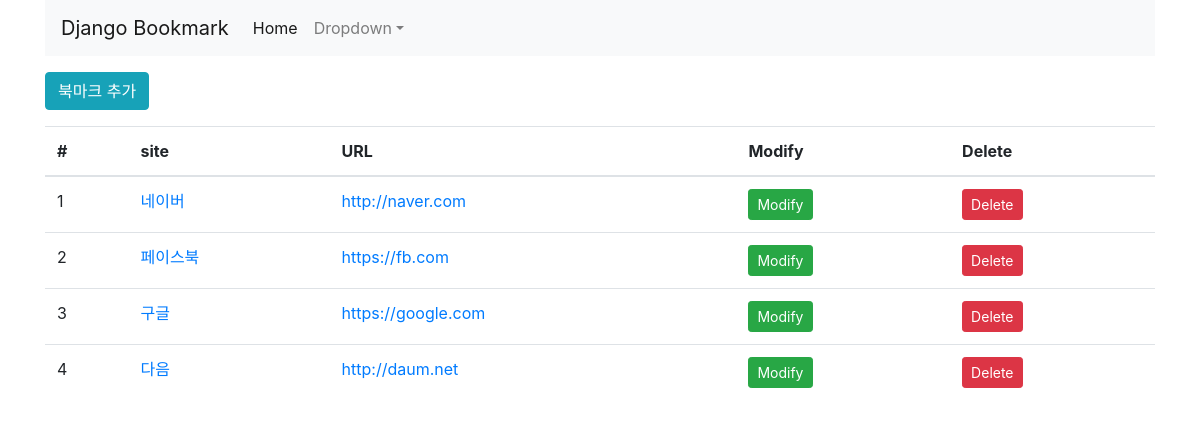
The page /bookmark on the database as committed earlier.
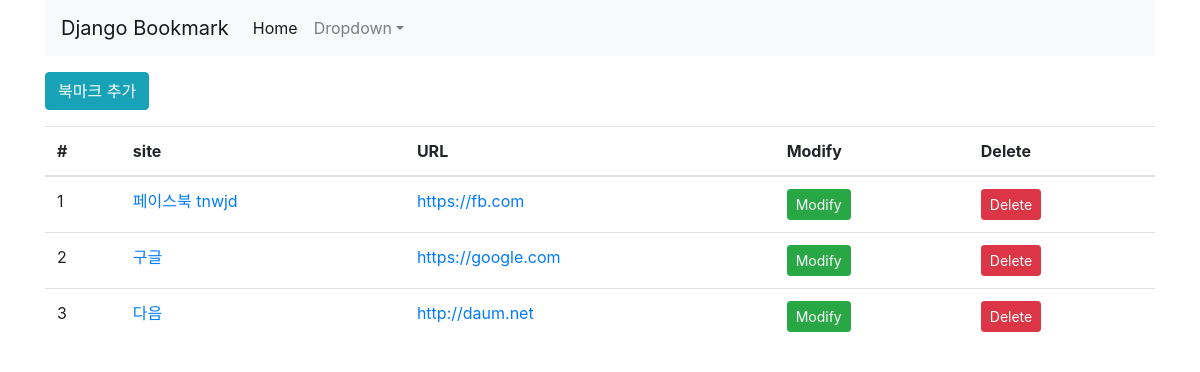
The same page on the database as committed later.
### bookmark/models.py (models this page shows, shortened)
class Bookmark(models.Model):
    site_name = models.CharField(max_length=200)
    url = models.URLField("Site URL")

### bookmark/views.py (the view)
# urls.py: path('', BookmarkList.as_view(), name='list'),
class BookmarkList(generic.ListView):
    model = Bookmark
    template_name = 'bookmark/index.html'
    paginate_by = 6

### bookmark/templates/bookmark/index.html (shortened to what this page needs)
{% extends 'base.html' %}
{% block content %}
    <div class="btn-group">
        <a href="{% url 'bookmark:add' %}" class="btn btn-info">북마크 추가</a>
    </div>
    <table class="table">
        <thead>
        <tr>
            <th scope="col">#</th>
            <th scope="col">site</th>
            <th scope="col">URL</th>
            <th scope="col">Modify</th>
            <th scope="col">Delete</th>
        </tr>
        </thead>
        <tbody>
        {% for bookmark in bookmark_list %}
            <tr>
                <td>{{ forloop.counter }}</td>
                <td><a href="{% url 'bookmark:detail' bookmark.id %}">{{ bookmark.site_name }}</a></td>
                <td><a href="{{ bookmark.url }}" target="_blank">{{ bookmark.url }}</a></td>
                <td><a href="{% url 'bookmark:update' bookmark.id %}" class="btn btn-success btn-sm">Modify</a></td>
                <td><a href="{% url 'bookmark:delete' bookmark.id %}" class="btn btn-danger btn-sm">Delete</a></td>
            </tr>
        {% endfor %}
        </tbody>
    </table>
{% endblock %}

Rows that differ between the two databases and show on the page:
removed Bookmark: site_name "네이버", url "http://naver.com"
changed Bookmark "https://fb.com": site_name "페이스북" → "페이스북 tnwjd"
